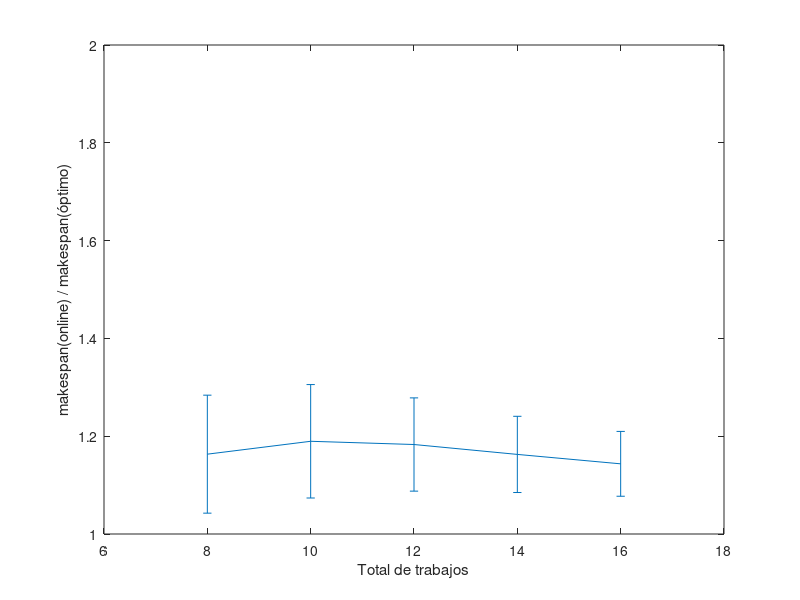

Recreate this plot in MATLAB.
load E4M8J;
load E4M10J;
load E4M12J;
load E4M14J;
load E4M16J;

r8 = E4M8J(:,2)./E4M8J(:,1);
r10 = E4M10J(:,2)./E4M10J(:,1);
r12 = E4M12J(:,2)./E4M12J(:,1);
r14 = E4M14J(:,2)./E4M14J(:,1);
r16 = E4M16J(:,2)./E4M16J(:,1);

m(1) = mean(r8);
m(2) = mean(r10);
m(3) = mean(r12);
m(4) = mean(r14);
m(5) = mean(r16);

s(1) = std(r8);
s(2) = std(r10);
s(3) = std(r12);
s(4) = std(r14);
s(5) = std(r16);

x = 8:2:16;

# plot(x, m, '-o')
errorbar(x, m, s)
axis([6 18 1 2])
xlabel ("Total de trabajos");
ylabel ("makespan(online) / makespan(óptimo)");
print -dsvg fig1.svg
